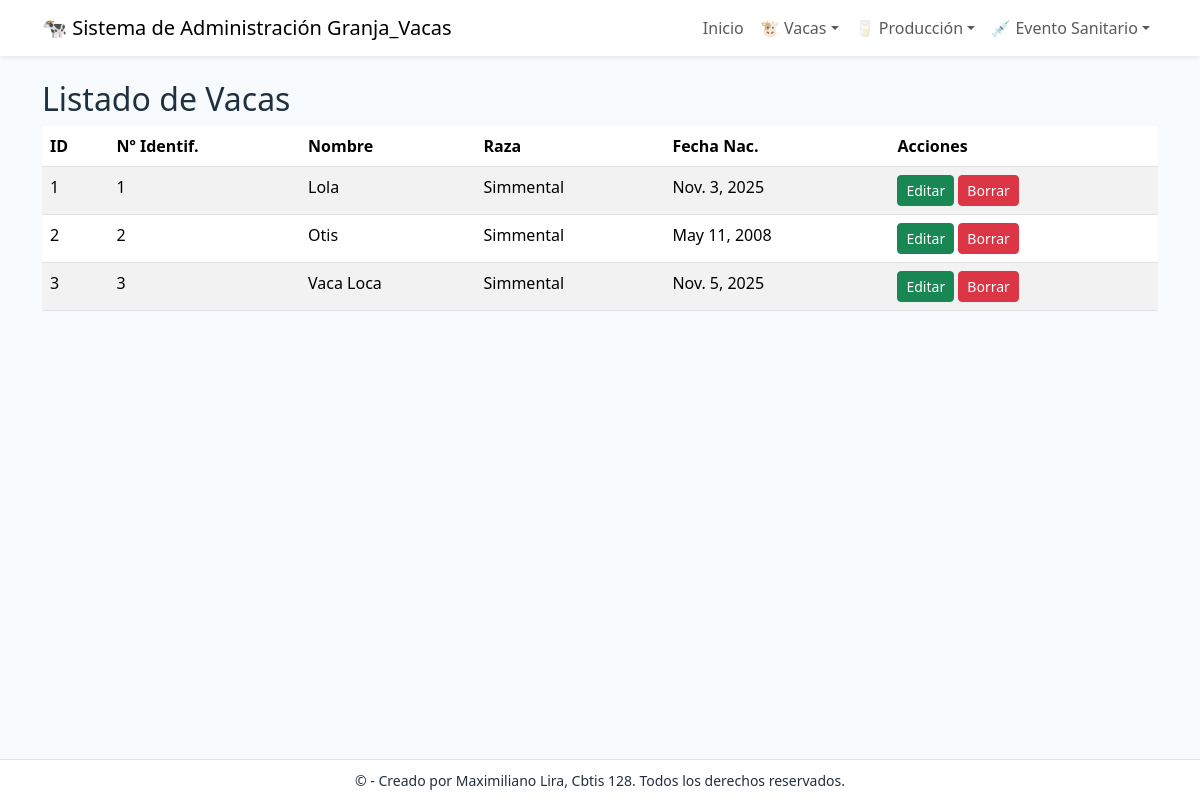
The page /vacas/ on the database its author committed.
### app_Granja_Vacas/models.py (models this page shows, shortened)
class Vaca(models.Model):
    numero_identificacion = models.CharField(max_length=20, unique=True, verbose_name="Número de Identificación")
    nombre = models.CharField(max_length=100, blank=True, null=True, verbose_name="Nombre de la Vaca")
    fecha_nacimiento = models.DateField(verbose_name="Fecha de Nacimiento")
    raza = models.CharField(max_length=50, verbose_name="Raza")
    estado_reproductivo = models.CharField(max_length=50, default="No gestante", verbose_name="Estado Reproductivo")
    peso_kg = models.DecimalField(max_digits=6, decimal_places=2, verbose_name="Peso (kg)")
    corral_actual = models.CharField(max_length=30, verbose_name="Corral Actual")
    notas = models.TextField(blank=True, verbose_name="Notas de la Vaca")

### app_Granja_Vacas/views.py (the view)
# urls.py: path('vacas/', views.ver_vacas, name='ver_vacas'),
def ver_vacas(request):
    vacas = Vaca.objects.all().order_by('numero_identificacion')
    return render(request, 'Vacas/ver_vacas.html', {'vacas': vacas})

### app_Granja_Vacas/templates/Vacas/ver_vacas.html
{% extends 'base.html' %}
{% block content %}
<h2>Listado de Vacas</h2>
<table class="table table-striped">
    <thead><tr>
    <th>ID</th><th>Nº Identif.</th><th>Nombre</th><th>Raza</th><th>Fecha Nac.</th><th>Acciones</th>
    </tr></thead>
    <tbody>
    {% for v in vacas %}
    <tr>
        <td>{{ v.pk }}</td>
        <td>{{ v.numero_identificacion }}</td>
        <td>{{ v.nombre }}</td>
        <td>{{ v.raza }}</td>
        <td>{{ v.fecha_nacimiento }}</td>
        <td>
        <a class="btn btn-sm btn-success" href="{% url 'actualizar_vaca' v.pk %}">Editar</a>
        <a class="btn btn-sm btn-danger" href="{% url 'borrar_vaca' v.pk %}">Borrar</a>
        </td>
    </tr>
    {% empty %}
    <tr><td colspan="6">No hay vacas registradas.</td></tr>
    {% endfor %}
    </tbody>
</table>
{% endblock %}

### app_Granja_Vacas/templates/base.html (shortened to what this page needs)
<!doctype html>
<html lang="es">
<head>
    <link href="https://cdn.jsdelivr.net/npm/bootstrap@5.3.2/dist/css/bootstrap.min.css" rel="stylesheet">
</head>
<body>
    {% include 'navbar.html' %}
    <main class="container my-4">
    {% block content %}{% endblock %}
    </main>
    {% include 'footer.html' %}
</body>
</html>

### app_Granja_Vacas/templates/navbar.html (shortened to what this page needs)
<nav class="navbar navbar-expand-lg navbar-light bg-white shadow-sm">
    <div class="container">
        <a class="navbar-brand" href="{% url 'inicio' %}">🐄 Sistema de Administración Granja_Vacas</a>
        <div class="collapse navbar-collapse" id="navs">
        <ul class="navbar-nav ms-auto">
            <li class="nav-item">
            <a class="nav-link" href="{% url 'inicio' %}">Inicio</a>
            </li>
            <li class="nav-item dropdown">
            <a class="nav-link dropdown-toggle" href="#" role="button" data-bs-toggle="dropdown">🐮 Vacas</a>
            </li>
            <li class="nav-item dropdown">
            <a class="nav-link dropdown-toggle" href="#" data-bs-toggle="dropdown">🥛 Producción</a>
            </li>
            <li class="nav-item dropdown">
            <a class="nav-link dropdown-toggle" href="#" data-bs-toggle="dropdown">💉 Evento Sanitario</a>
            </li>
        </ul>
        </div>
    </div>
  </nav>

### app_Granja_Vacas/templates/footer.html
<footer class="footer-fixed bg-white text-center py-2 border-top">
    <div class="container">
        <small>© {{ now|date:"Y" }} - Creado por Maximiliano Lira, Cbtis 128. Todos los derechos reservados.</small>
    </div>
</footer>

### app_Granja_Vacas/templates/base.html (style rules this page uses)
body { background: #f7fbfd; color: #21303f; }
.footer-fixed { position: fixed; left:0; bottom:0; width:100%; }

### rows shown on the page
Vaca: pk "1", numero_identificacion "1", nombre "Lola", raza "Simmental", fecha_nacimiento "Nov. 3, 2025"
Vaca: pk "2", numero_identificacion "2", nombre "Otis", raza "Simmental", fecha_nacimiento "May 11, 2008"
Vaca: pk "3", numero_identificacion "3", nombre "Vaca Loca", raza "Simmental", fecha_nacimiento "Nov. 5, 2025"
